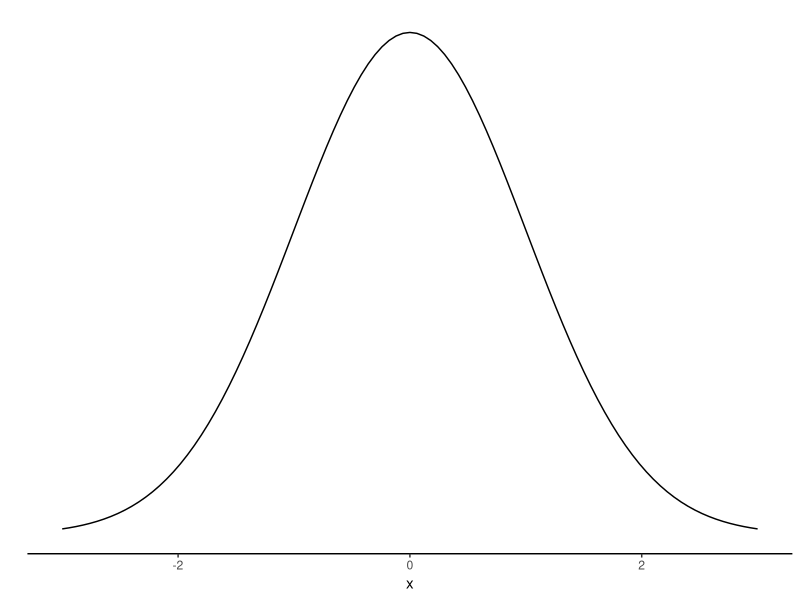
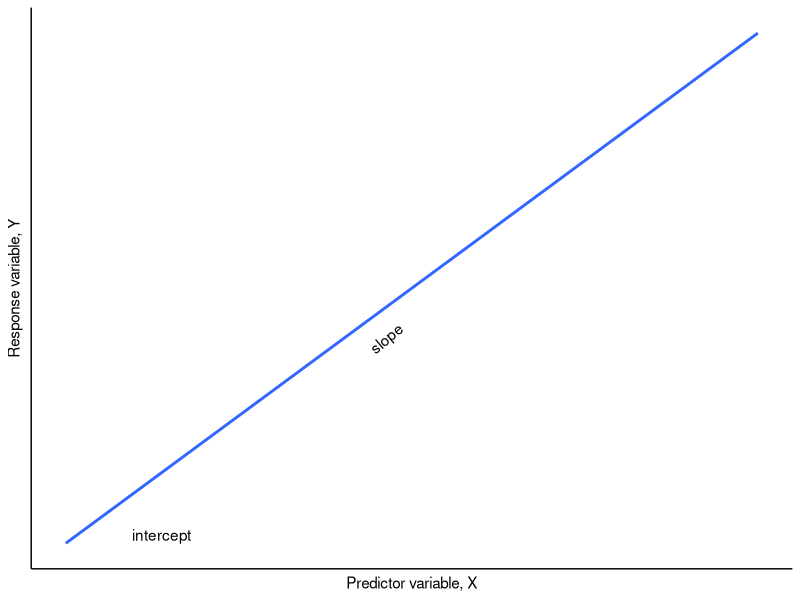
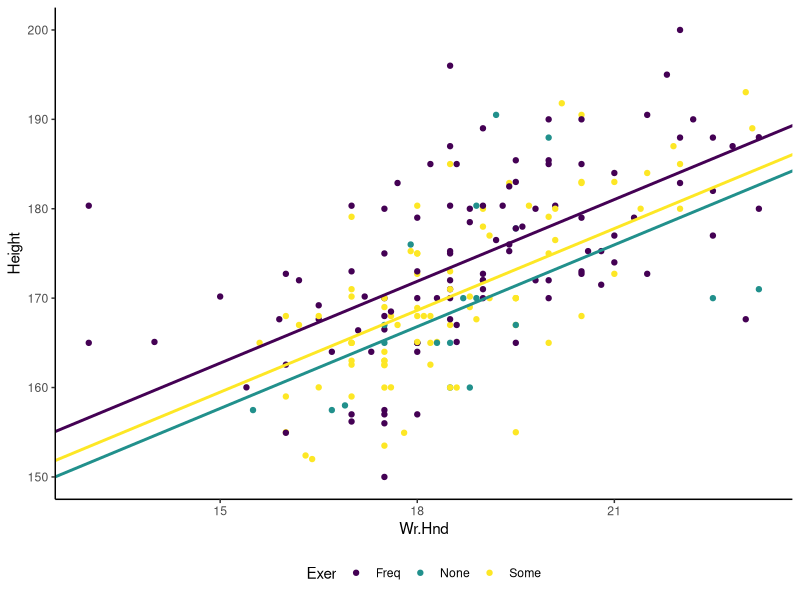
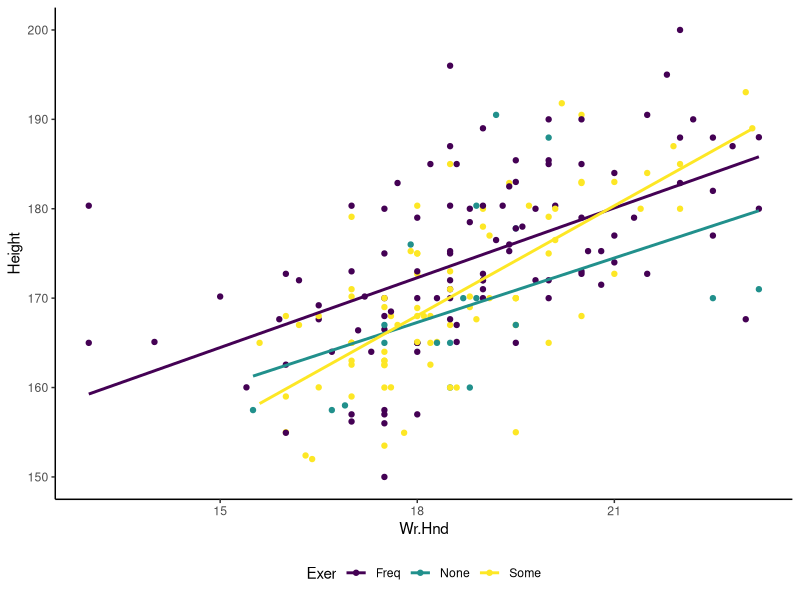
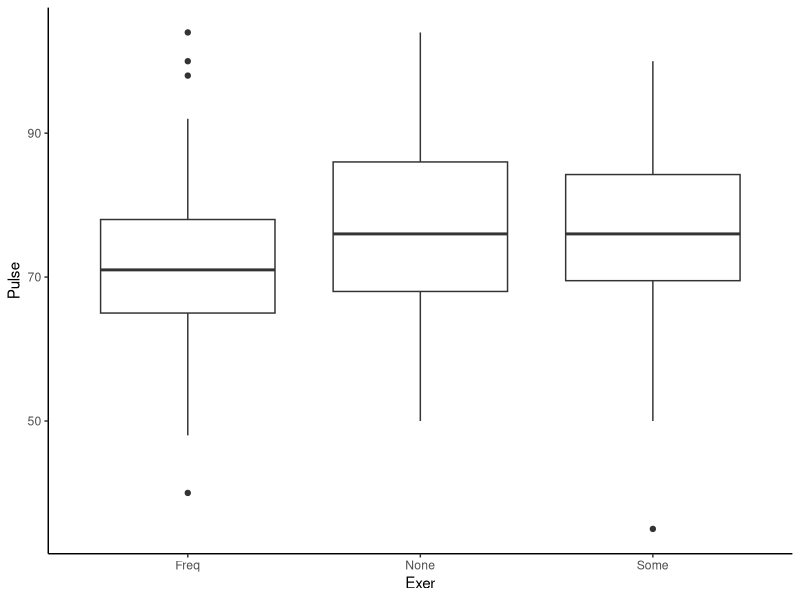
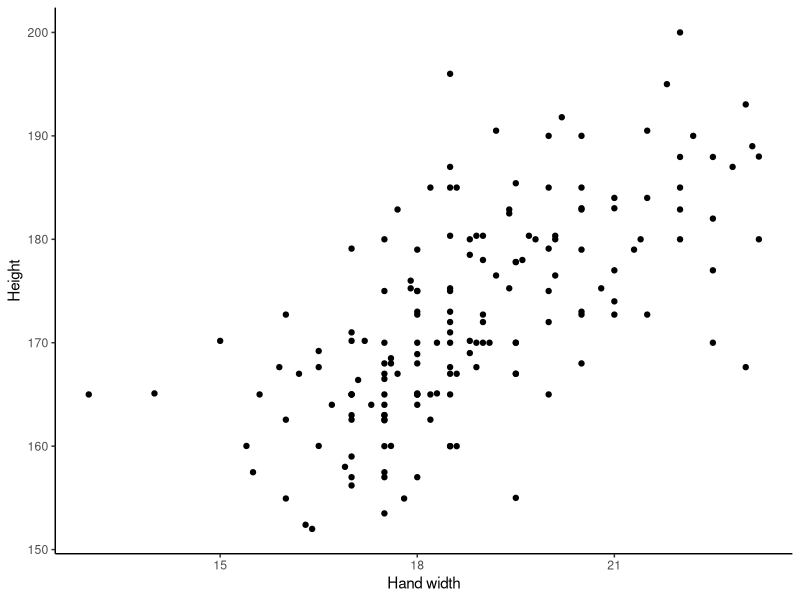
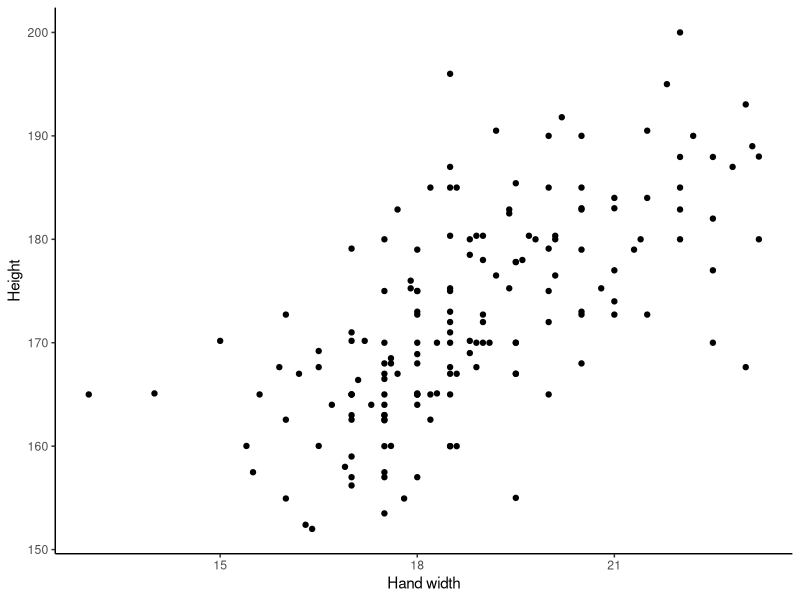
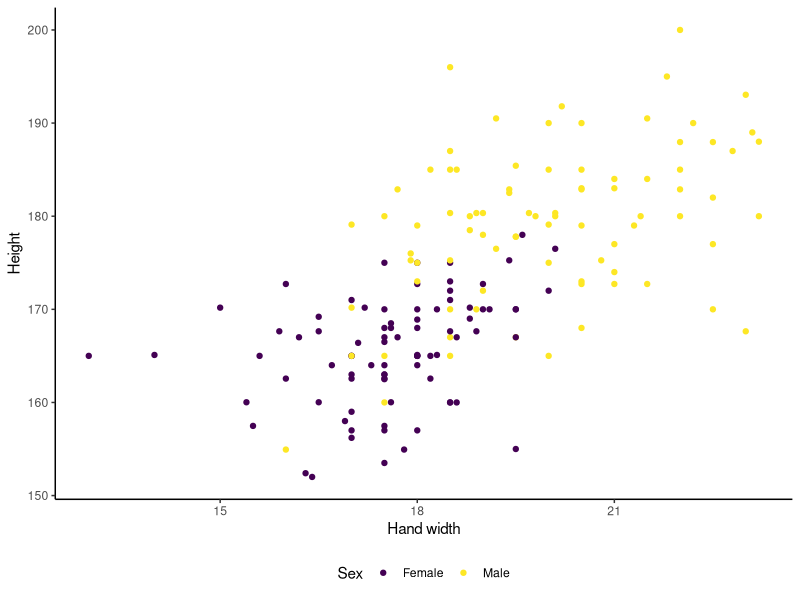

Write R code to recreate these figures, in order.
## ---- chunk 1
library(knitr)
opts_chunk$set(echo = F, warning = FALSE, message = FALSE, comment = NA, fig.height = 3, fig.width = 3, dpi = 100, fig.align = "center", fig.show = "hold")
library(tidyverse)
theme_set(theme_classic())
library(MASS)
options(ggplot2.continuous.colour="viridis")
scale_colour_discrete <- function(...)   scale_colour_viridis_d()
## ---- chunk 2
ggplot(data = data.frame(x = c(-3, 3)), aes(x)) +
  stat_function(fun = dnorm, n = 101, args = list(mean = 0, sd = 1)) + ylab("") +
  scale_y_continuous(breaks = NULL)
## ---- chunk 3
t.test(Height ~ Sex, survey)
kable(anova(lm(Height ~ Sex, survey)), digits = 2)
## ---- chunk 4
ggplot(trees, aes(Girth, Height)) +
  geom_smooth(method = "lm", se = F) +
  xlab("Predictor variable, X") +
  ylab("Response variable, Y") +
  theme(axis.ticks = element_blank(),
        axis.text = element_blank()) +
  annotate("text", 14, 76, label = "slope", angle = 40) +
   annotate("text", 10, 71, label = "intercept")
## ---- chunk 5
fitlm <- coef(lm(Height ~ Wr.Hnd + Exer, data = survey))

ggplot(survey, aes(Wr.Hnd, Height, color = Exer)) +
  geom_point() +
  geom_abline(intercept  = fitlm[1], slope = fitlm[2], colour = viridis::viridis(3)[1], lwd = 1) +
  geom_abline(intercept  = fitlm[1]+fitlm[3], slope = fitlm[2], colour = viridis::viridis(3)[2], lwd = 1)+
  geom_abline(intercept  = fitlm[1]+fitlm[4], slope = fitlm[2],  colour = viridis::viridis(3)[3], lwd = 1) +
  theme(legend.position = "bottom")
## ---- chunk 6
ggplot(survey, aes(Wr.Hnd, Height, colour = Exer)) + 
  geom_point() +
  theme(legend.position = "bottom") +
  geom_smooth(method = "lm", se = FALSE)
## ---- chunk 7
ggplot(survey, aes(Exer, Pulse)) +
  geom_boxplot()
## ---- chunk 8
lm_pulse <- lm(Pulse ~ Exer, survey)
anova(lm_pulse)
## ---- chunk 9
summary(lm_pulse)
## ---- chunk 10
coef(lm_pulse)
## ---- chunk 11
 tapply(survey$Pulse, survey$Exer, mean, na.rm = T)
## ---- chunk 12
h_hand <- ggplot(na.omit(survey), aes(Wr.Hnd, Height)) +
  geom_point() +
  xlab("Hand width")  +
  theme(legend.position = "bottom")
h_hand
## ---- chunk 13
h_hand
h_hand + aes(colour = Sex)
## ---- chunk 14
h_hand + 
   aes(colour = Sex) +
  geom_abline(intercept = 132.5445, slope = 1.8760  , colour = viridisLite::viridis(2)[1], lwd=2) + 
  geom_abline(intercept = 132.5445+9.3164, slope = 1.8760  , colour =viridisLite::viridis(2)[2], lwd=2)

lm_hhand <- lm(Height ~ Wr.Hnd + Sex, survey)
coef(lm_hhand)
## ---- chunk 15
h_hand + aes(colour = Sex) +
  geom_smooth(method = "lm", se = F, lwd = 2) 

lm_hhand <- update(lm_hhand, . ~ . + Wr.Hnd:Sex)
coef(lm_hhand)
## ---- chunk 16
kable(anova(lm_hhand), digits = 2)
## ---- chunk 17
kable(anova(lm_hhand), digits = 2)
